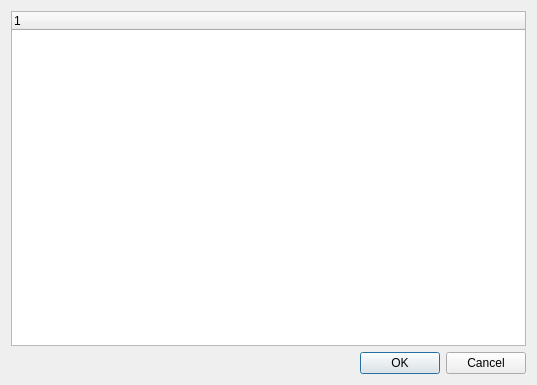
<?xml version="1.0" encoding="UTF-8"?>
<ui version="4.0">
 <class>TocDlg</class>
 <widget class="QDialog" name="TocDlg">
  <property name="geometry">
   <rect>
    <x>0</x>
    <y>0</y>
    <width>537</width>
    <height>385</height>
   </rect>
  </property>
  <property name="windowTitle">
   <string notr="true">Table of Contents</string>
  </property>
  <property name="windowIcon">
   <iconset resource="cr3res.qrc">
    <normaloff>:/icons/action/icons/view-table-of-contents-ltr.png</normaloff>:/icons/action/icons/view-table-of-contents-ltr.png</iconset>
  </property>
  <property name="toolTip">
   <string notr="true"/>
  </property>
  <property name="statusTip">
   <string notr="true"/>
  </property>
  <property name="whatsThis">
   <string notr="true"/>
  </property>
  <property name="accessibleName">
   <string notr="true"/>
  </property>
  <property name="accessibleDescription">
   <string notr="true"/>
  </property>
  <property name="windowFilePath">
   <string notr="true"/>
  </property>
  <layout class="QVBoxLayout" name="verticalLayout">
   <item>
    <widget class="QTreeWidget" name="treeWidget">
     <property name="toolTip">
      <string notr="true"/>
     </property>
     <property name="statusTip">
      <string notr="true"/>
     </property>
     <property name="whatsThis">
      <string notr="true"/>
     </property>
     <property name="accessibleName">
      <string notr="true"/>
     </property>
     <property name="accessibleDescription">
      <string notr="true"/>
     </property>
     <property name="alternatingRowColors">
      <bool>false</bool>
     </property>
     <column>
      <property name="text">
       <string notr="true">1</string>
      </property>
     </column>
    </widget>
   </item>
   <item>
    <widget class="QDialogButtonBox" name="buttonBox">
     <property name="accessibleDescription">
      <string notr="true"/>
     </property>
     <property name="orientation">
      <enum>Qt::Horizontal</enum>
     </property>
     <property name="standardButtons">
      <set>QDialogButtonBox::Cancel|QDialogButtonBox::Ok</set>
     </property>
    </widget>
   </item>
  </layout>
 </widget>
 <resources>
  <include location="cr3res.qrc"/>
 </resources>
 <connections>
  <connection>
   <sender>buttonBox</sender>
   <signal>accepted()</signal>
   <receiver>TocDlg</receiver>
   <slot>accept()</slot>
   <hints>
    <hint type="sourcelabel">
     <x>248</x>
     <y>254</y>
    </hint>
    <hint type="destinationlabel">
     <x>157</x>
     <y>274</y>
    </hint>
   </hints>
  </connection>
  <connection>
   <sender>buttonBox</sender>
   <signal>rejected()</signal>
   <receiver>TocDlg</receiver>
   <slot>reject()</slot>
   <hints>
    <hint type="sourcelabel">
     <x>316</x>
     <y>260</y>
    </hint>
    <hint type="destinationlabel">
     <x>286</x>
     <y>274</y>
    </hint>
   </hints>
  </connection>
 </connections>
</ui>
